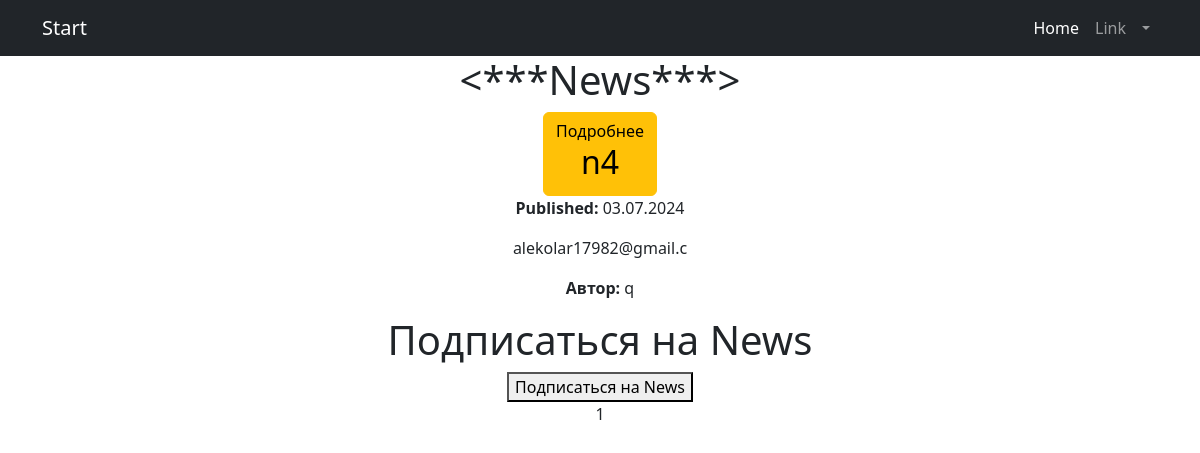
/news/ (signed in), run on an earlier commit of the app's database.
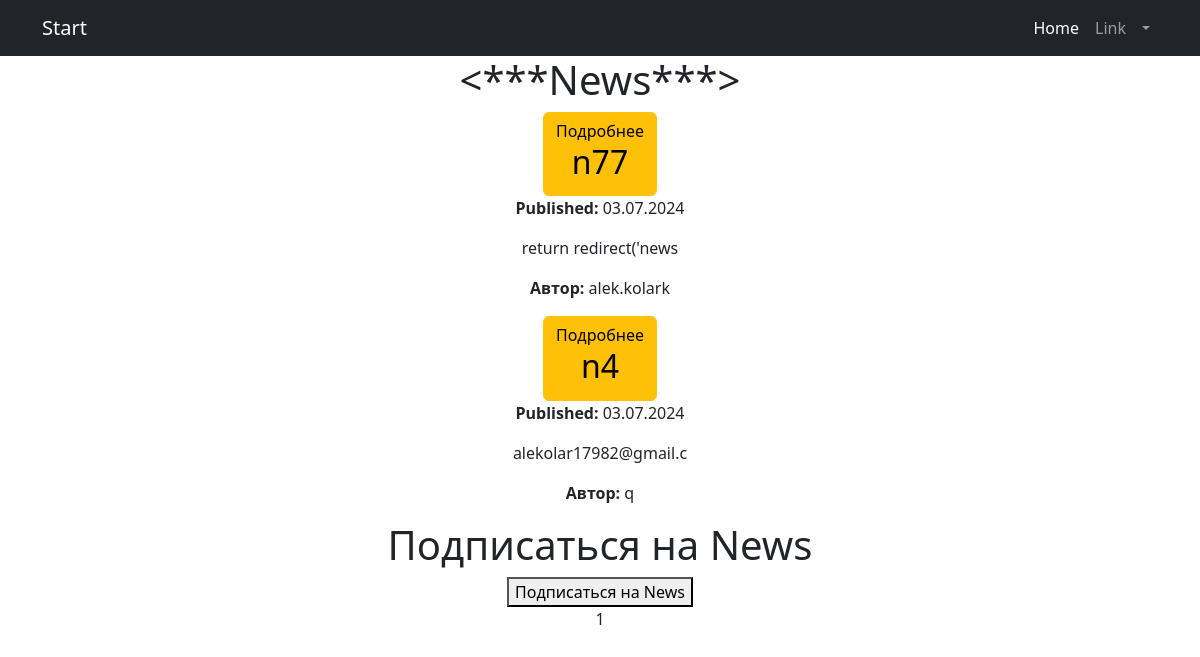
And on a later commit of the database.
### news/models.py (models this page shows, shortened)
class Post(models.Model):
    author = models.ForeignKey('Author', on_delete=models.CASCADE)
    POST_TYPES = (
        ('article', 'Article'),
        ('news', 'News'),    )
    post_type = models.CharField(max_length=10, choices=POST_TYPES)
    created_at = models.DateTimeField(auto_now_add=True)
    categories = models.ManyToManyField('Category', through='PostCategory')
    title = models.CharField(max_length=255)
    content = models.TextField()
    rating = models.IntegerField(default=0)
    authorname = models.CharField(max_length=255,)
    subscribers = models.ManyToManyField(User, related_name='subscribed_categories', blank=True)

class Author(models.Model):
    user = models.OneToOneField(User, on_delete=models.CASCADE)
    rating = models.IntegerField(default=0)
    def __str__(self):
        return self.user.username

### news/views.py (the view, shortened to what this page needs)
# urls.py: path('news/', views.NewsListView.as_view(), name='news_list'),
@method_decorator(login_required, name='dispatch')
class NewsListView(ListView):
    model = Post
    template_name = 'news_list.html'
    queryset = Post.objects.filter(post_type='news').order_by('-created_at')
    context_object_name = 'posts'
    paginate_by = 10
    def get_context_data(self, **kwargs):
        context = super().get_context_data(**kwargs)
        context['filter'] = PostFilter(self.request.GET, queryset=self.get_queryset())
        return context

### news/templatetags/censor.py (called while the page is built)
@register.filter(name='censor')
def censor(value):
    banned_words = ['badword', 'badword1', 'badword2']
    for word in banned_words:
        if isinstance(word, str):
            value = value.replace(word[1:], '*' * len(word[1:]))
    return value

### news/templates/news_list.html (shortened to what this page needs)
{% extends 'flatpages/default.html' %}
{% load censor %}
{% block content %}
<h1><***News***></h1>
{% for post in posts %}
<a href="{% url 'news_full_detail' id=post.id %}" class="btn btn-warning">Подробнее
    <h2>{{ post.title|censor }}</h2>
</a>
<p><strong>Published:</strong> {{ post.created_at|date:"d.m.Y" }}</p>
<p>{{ post.content|slice:":21"|censor }}</p>
<p><strong>Автор:</strong> {{ post.author }}</p>
{% endfor %}
<h1>Подписаться на News</h1>
<form method="post" action="{% url 'subscribe_news' %}">
    <button type="submit">Подписаться на News</button>
</form>
{{ page_obj.number }}
{% endblock content %}

What changed in the data, as far as the page shows it:
added Post: title|censor "n77", created_at "03.07.2024", content|censor "return redirect('news", author "alek.kolark"
